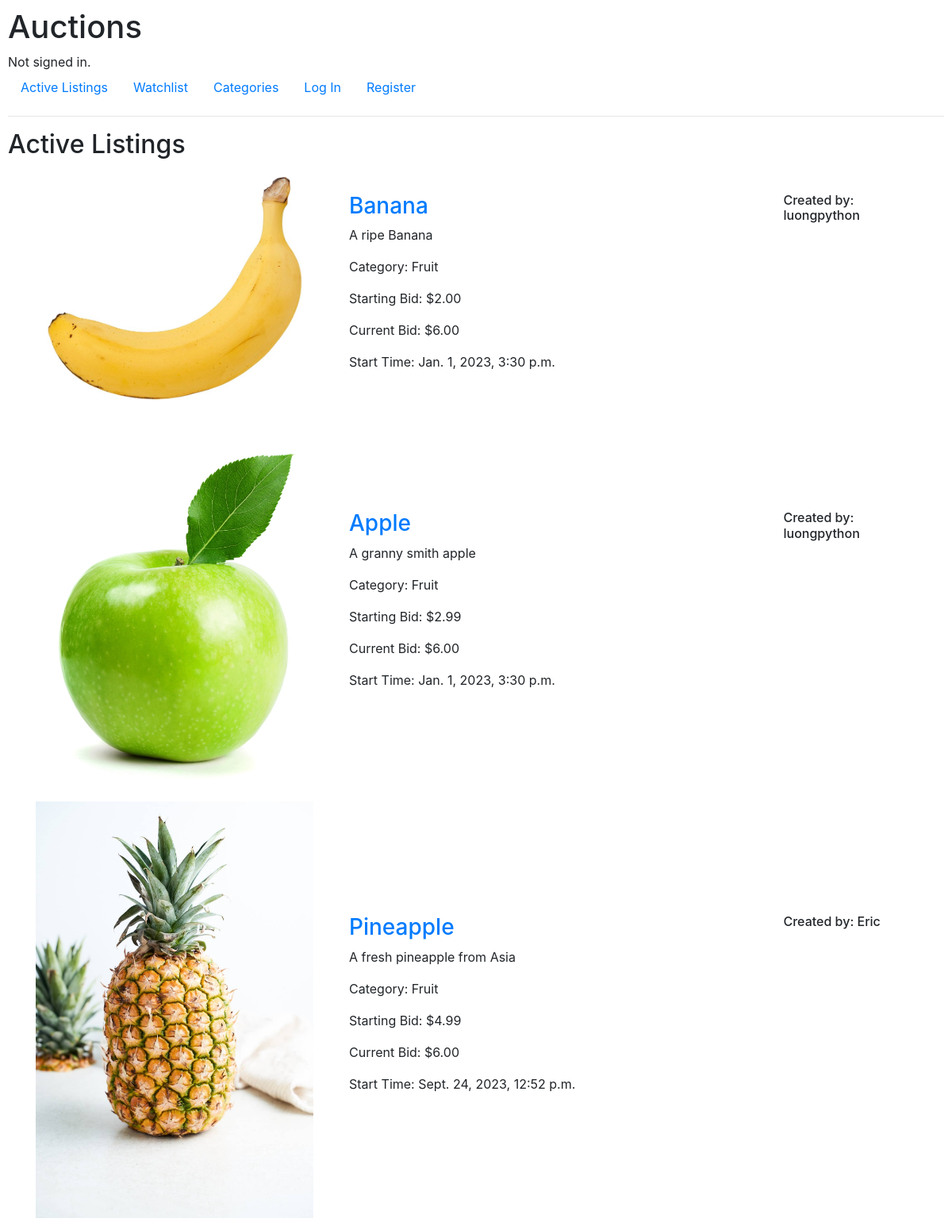
The app's page /, older data.
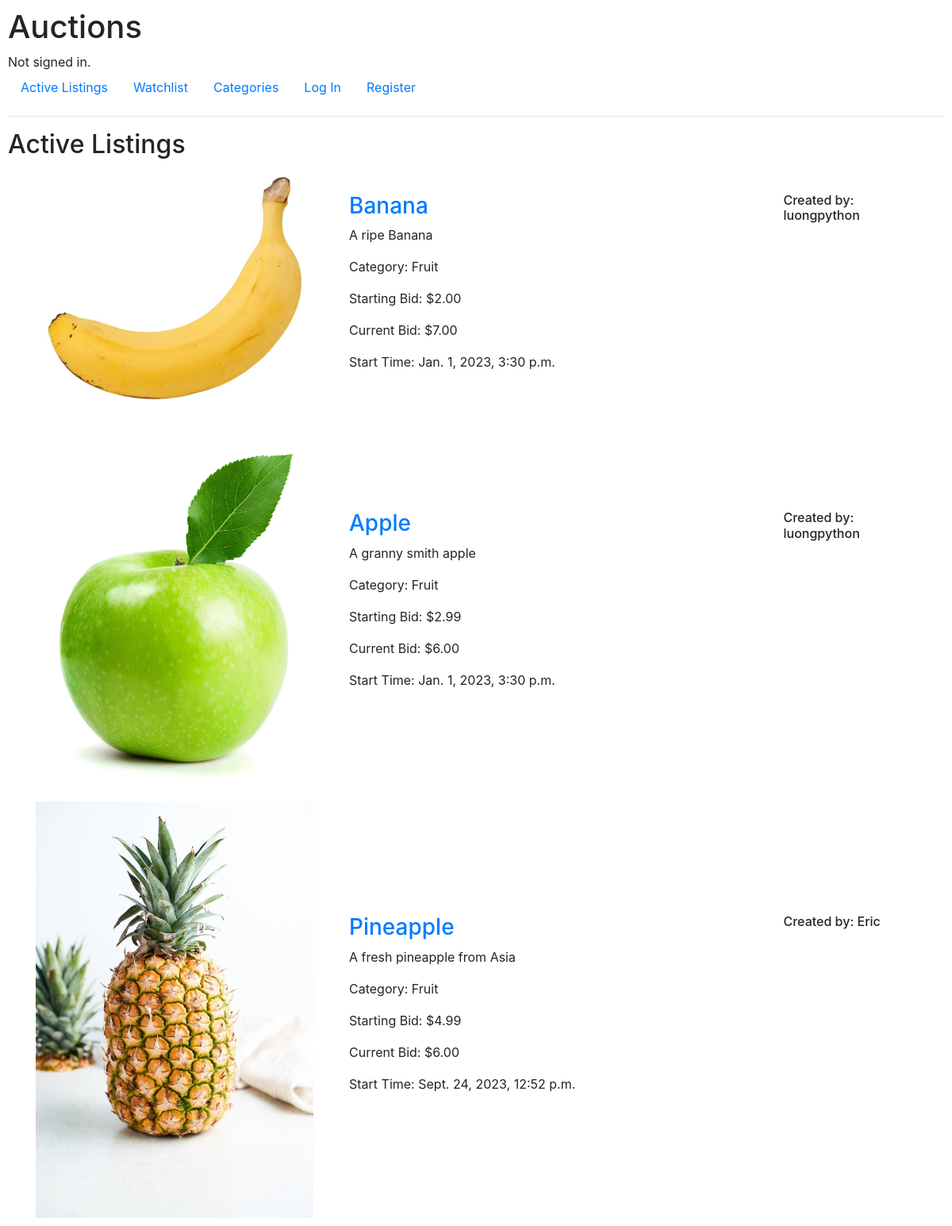
The same page, newer data.
### auctions/models.py (models this page shows, shortened)
class AuctionListing(models.Model):
    title = models.CharField(max_length=100)
    description = models.TextField()
    starting_bid = models.DecimalField(max_digits=20, decimal_places=2)
    current_bid = models.DecimalField(max_digits=20, decimal_places=2, blank=True, null=True)
    start_time = models.DateTimeField()
    end_time = models.DateTimeField(blank=True, null=True)
    seller = models.ForeignKey(User, on_delete=models.CASCADE, related_name="seller")
    category = models.CharField(max_length=64, default=None)
    image = models.ImageField(upload_to='auctions/images')
    active = models.BooleanField(default=True)
    liked = models.ManyToManyField(settings.AUTH_USER_MODEL, related_name="liked", blank=True)

class User(AbstractUser):
    pass

### auctions/views.py (the view)
# urls.py: path("", views.index, name="index"),
def index(request):
    return render(request, "auctions/index.html",{
        "listings": AuctionListing.objects.all()
    })

### auctions/templates/auctions/index.html (shortened to what this page needs)
{% extends "auctions/layout.html" %}
{% block body %}
    <h2>Active Listings</h2>
    {% for listing in listings %}
        {% if listing.active == True %}
            <div class="container">
                <div class="row align-items-center">
                    <div class="col-md-4">
                        <img src="{{ listing.image.url }}" alt="Auction listing image" class="img-fluid">
                    </div>
                    <div class="col-md-8" >
                        <div class="container">
                            <div class="row">
                                <div class="col-md-9">
                                    <h3><a href="{% url 'display_listing' listing.id %}">{{ listing.title }}</a></h3>
                                    <p>{{ listing.description }}</p>
                                    <p>Category: {{ listing.category }}</p>
                                    <p>Starting Bid: ${{ listing.starting_bid }}</p>
                                    <p>Current Bid: ${{ listing.current_bid }}</p>
                                    <p>Start Time: {{ listing.start_time }}</p>
                                </div>
                                <div class="col-md-3">
                                    <h6>Created by: {{listing.seller}}</h6>
                                </div>
                            </div>
                        </div>
                    </div>
                </div>
            </div>
        {% endif %}
    {% empty %}
        Empty
    {% endfor %}
{% endblock %}

### auctions/templates/auctions/layout.html (shortened to what this page needs)
{% load static %}
<!DOCTYPE html>
<html lang="en">
    <head>
        <link rel="stylesheet" href="https://stackpath.bootstrapcdn.com/bootstrap/4.4.1/css/bootstrap.min.css">
        <link href="{% static 'auctions/styles.css' %}" rel="stylesheet" type="text/css">
    </head>
    <body>
        <h1>Auctions</h1>
        <div>
            {% if user.is_authenticated %}
                Signed in as <strong>{{ user.username }}</strong>.
            {% else %}
                Not signed in.
            {% endif %}
        </div>
        <ul class="nav">
            <li class="nav-item">
                <a class="nav-link" href="{% url 'index' %}">Active Listings</a>
            </li>
            <li class="nav-item">
                <a class="nav-link" href="{% url 'watchlist' %}">Watchlist</a>
            </li>
            <li class="nav-item">
                <a class="nav-link" href="{% url 'category' %}">Categories</a>
            </li>
            {% if user.is_authenticated %}
                <li class="nav-item">
                    <a class="nav-link" href="{% url 'create_listing' %}">Create Listing</a>
                </li>
                <li class="nav-item">
                    <a class="nav-link" href="{% url 'logout' %}">Log Out</a>
                </li>
            {% else %}
                <li class="nav-item">
                    <a class="nav-link" href="{% url 'login' %}">Log In</a>
                </li>
                <li class="nav-item">
                    <a class="nav-link" href="{% url 'register' %}">Register</a>
                </li>
            {% endif %}
        </ul>
        <hr>
        {% block body %}
        {% endblock %}
    </body>
</html>

### auctions/static/auctions/styles.css (style rules this page uses)
body { padding: 10px; }

Row changes from the older to the newer data that the page shows:
changed AuctionListing "Banana": current_bid "6.00" → "7.00"
